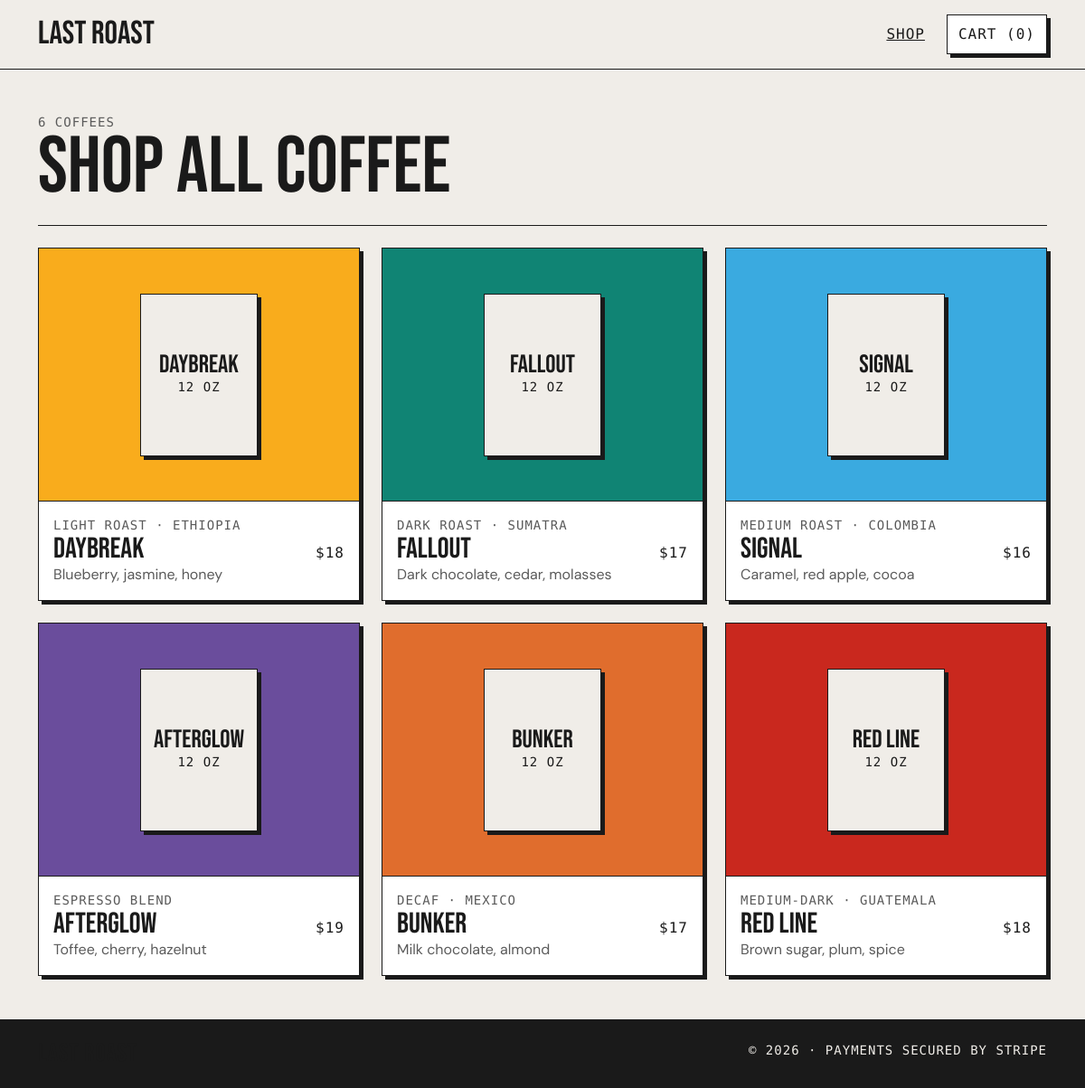
Page /products on the committed database.
### tables this page shows
CREATE TABLE products (
    slug TEXT PRIMARY KEY, name TEXT NOT NULL, roast TEXT NOT NULL, price INTEGER NOT NULL,
    color TEXT NOT NULL, notes TEXT NOT NULL, description TEXT NOT NULL);

### app.py (the view)
    @app.route("/products")
    def products():
        return render_template("products.html", products=catalog().items())

### app.py (called while the page is built)
def db():
    return sqlite3.connect(current_app.config["DB_PATH"])

def catalog():
    with closing(db()) as conn:
        conn.row_factory = sqlite3.Row
        return {r["slug"]: dict(r) for r in conn.execute("SELECT * FROM products ORDER BY rowid")}

def stock_levels():
    with closing(db()) as conn:
        return dict(conn.execute("SELECT slug, qty FROM stock"))

### templates/products.html (shortened to what this page needs)
{% extends "base.html" %}
{% block content %}
<div class="border-bottom border-ink pb-4 mb-4">
  <div class="mono small text-uppercase text-muted-ink">{{ products|length }} coffees</div>
  <h1 class="display-font page-title m-0">Shop all coffee</h1>
</div>
<div class="row row-cols-1 row-cols-sm-2 row-cols-lg-3 g-4">
  {% set show_notes = true %}
  {% for slug, p in products %}
  <div class="col">{% include "_product_card.html" %}</div>
  {% endfor %}
</div>
{% endblock %}

### templates/_product_card.html
<a href="{{ url_for('product_detail', slug=slug) }}" class="box box-hover d-flex flex-column h-100 text-decoration-none text-ink">
  <div class="product-art border-bottom border-ink" style="background: {{ p.color }}">
    <div class="bag"><span class="display-font fs-3">{{ p.name }}</span><span class="mono small">12 OZ</span></div>
  </div>
  <div class="p-3">
    <div class="mono small text-uppercase text-muted-ink">{{ p.roast }}</div>
    <div class="d-flex justify-content-between align-items-baseline gap-2">
      <span class="display-font fs-2">{{ p.name }}</span>
      <span class="mono fw-medium">{% if stock.get(slug, 0) <= 0 %}<span class="tag bg-white me-2">Sold out</span>{% endif %}${{ p.price }}</span>
    </div>
    {% if show_notes %}<div class="text-muted-ink">{{ p.notes }}</div>{% endif %}
  </div>
</a>

### static/css/style.css (style rules this page uses)
:root { --ink: #1a1a1a; --cream: #f0ede8; --accent: #e06d2d; --yellow: #f9ac1c; --muted: #5a5a5a; --bs-body-bg: var(--cream); --bs-body-color: var(--ink); --bs-body-font-family: 'DM Sans', sans-serif; --bs-border-radius: 0; --bs-border-radius-lg: 0; --bs-border-radius-sm: 0; }
.display-font, .brand { font-family: 'Bebas Neue', sans-serif; font-weight: 400; line-height: 1; }
.mono, .tag, .btn-box, .step-title { font-family: 'DM Mono', monospace; letter-spacing: 1px; }
.text-ink { color: var(--ink) !important; }
.text-muted-ink { color: var(--muted) !important; }
.border-ink { border-color: var(--ink) !important; border-width: 1.5px !important; }
.page-title { font-size: clamp(3.5rem, 8vw, 5.5rem); line-height: .9; }
.box { background: #fff; border: 1.5px solid var(--ink); box-shadow: 4px 4px 0 var(--ink); }
.box-hover { transition: transform .12s, box-shadow .12s; }
.product-art { height: 280px; display: flex; align-items: center; justify-content: center; }
.bag { width: 130px; height: 180px; background: var(--cream); border: 1.5px solid var(--ink); box-shadow: 4px 4px 0 var(--ink); display: flex; flex-direction: column; align-items: center; justify-content: center; text-align: center; padding: 0 .5rem; }

### rows in the picture
products: name "Daybreak", roast "LIGHT ROAST · ETHIOPIA", price "18", notes "Blueberry, jasmine, honey"
products: name "Fallout", roast "DARK ROAST · SUMATRA", price "17", notes "Dark chocolate, cedar, molasses"
products: name "Signal", roast "MEDIUM ROAST · COLOMBIA", price "16", notes "Caramel, red apple, cocoa"
products: name "Afterglow", roast "ESPRESSO BLEND", price "19", notes "Toffee, cherry, hazelnut"
products: name "Bunker", roast "DECAF · MEXICO", price "17", notes "Milk chocolate, almond"
products: name "Red Line", roast "MEDIUM-DARK · GUATEMALA", price "18", notes "Brown sugar, plum, spice"

### other values in the picture
{{ cart_count }} "0"
{{ products|length }} "6"
